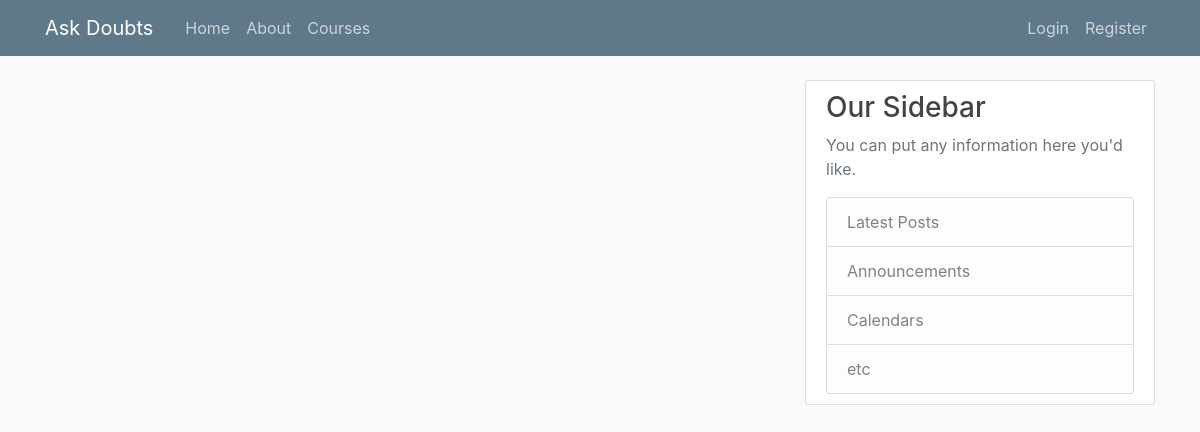
/askquestions/, run on an earlier commit of the app's database.
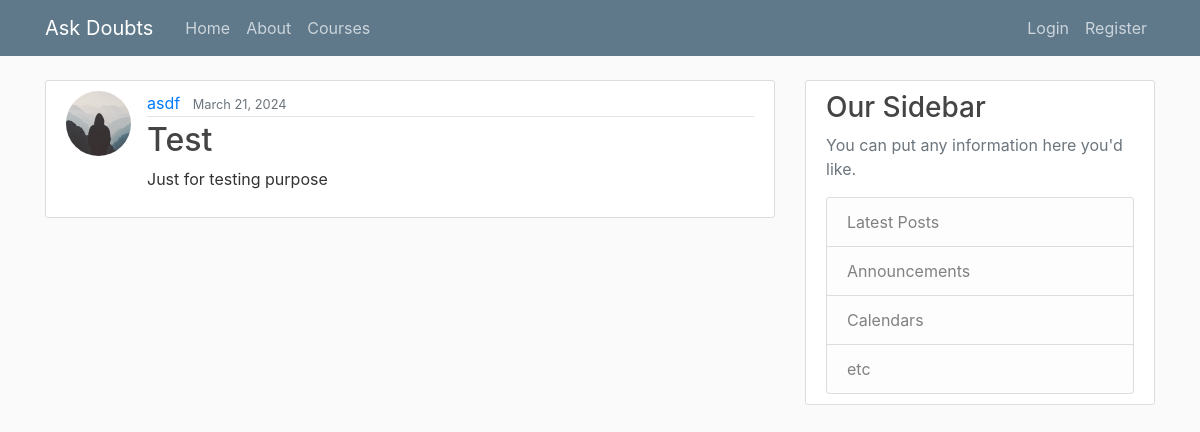
And on a later commit of the database.
### doubts/models.py (models this page shows, shortened)
class Doubt(models.Model):
    title = models.CharField(max_length=100)
    content = models.TextField()
    date = models.DateTimeField(default=timezone.now)
    author = models.ForeignKey(User, on_delete=models.CASCADE)

### users/models.py (models this page shows, shortened)
class Profile(models.Model):
    user = models.OneToOneField(User, on_delete=models.CASCADE)
    image = models.ImageField(default='default.jpg', upload_to='profile_pics')

### doubts/views.py (the view)
# urls.py: path('', DoubtsListView.as_view(), name='doubts-home'),
class DoubtsListView(ListView):
    model = Doubt
    template_name = 'doubts/home.html'  # <app>/<model>_<viewtype>.html
    context_object_name = 'doubts'
    ordering = ['-date']

### doubts/templates/doubts/home.html
{% extends "doubts/base.html" %}
{% block content %}
    {% for doubt in doubts %}
        <article class="media content-section">
          <img class="rounded-circle article-img" src="{{ doubt.author.profile.image.url }}">
          <div class="media-body">
            <div class="article-metadata">
              <a class="mr-2" href="#">{{ doubt.author }}</a>
              <small class="text-muted">{{ doubt.date|date:"F d, Y" }}</small>
            </div>
            <h2><a class="article-title" href="{% url 'doubts-detail' doubt.id %}">{{ doubt.title }}</a></h2>
            <p class="article-content">{{ doubt.content }}</p>
          </div>
        </article>
    {% endfor %}
{% endblock content %}

What changed in the data, as far as the page shows it:
added Doubt: author.profile.image (placeholder picture), author "asdf", date "March 21, 2024", title "Test", content "Just for testing purpose"
